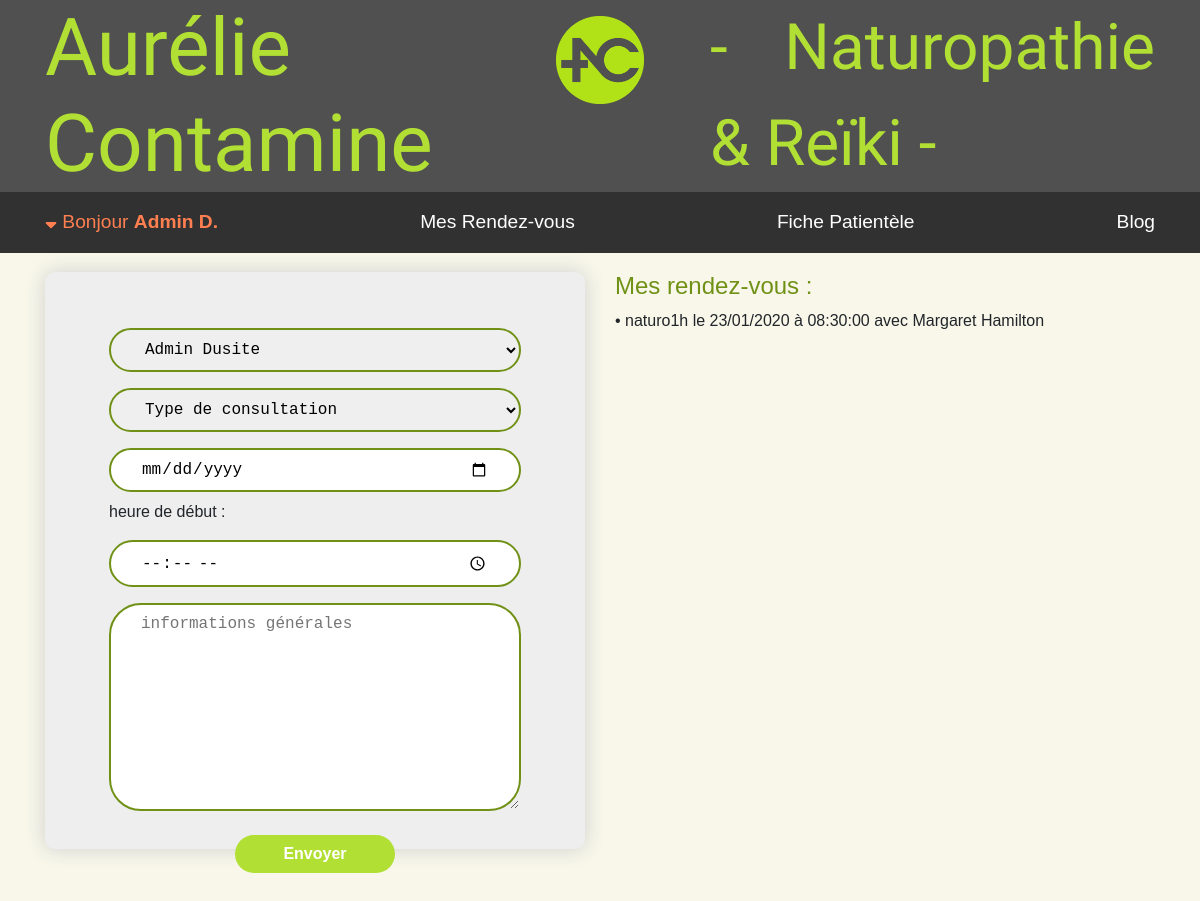
The app's page /php/addAppointment.php (signed in) with its own data.
### tables this page shows
CREATE TABLE `RendezVous` (
  `rdv_id` int(11) NOT NULL,
  `name` varchar(25) NOT NULL,
  `date` date NOT NULL,
  `start_hour` time NOT NULL,
  `content` text NOT NULL,
  `user_id` int(11) NOT NULL
);

CREATE TABLE `User` (
  `user_id` int(11) NOT NULL,
  `email` varchar(50) DEFAULT NULL,
  `password` varchar(100) DEFAULT NULL,
  `firstName` varchar(50) NOT NULL,
  `lastName` varchar(50) NOT NULL,
  `birthday` date DEFAULT NULL,
  `sex` varchar(20) DEFAULT NULL,
  `height` int(3) DEFAULT NULL,
  `weight` int(3) DEFAULT NULL,
  `diet` varchar(50) DEFAULT NULL,
  `phone` varchar(10) DEFAULT NULL,
  `reason` varchar(255) DEFAULT NULL,
  `pathology` text,
  `treatment` text,
  `emunctory` text,
  `other` text
);

### php/addAppointment.php (called while the page is built, shortened)
<?php
include 'classes/bdd.class.php';
include 'classes/rendezVous.class.php';
$date = date("Y-m-d");
$rdvListe = new RendezVous();
$mesRdv = $rdvListe->listAdmin($date);
$bdd = new BDD();
$requete = "SELECT user_id, firstName, lastName FROM User ORDER BY user_id";
$users = $bdd->selectAll($requete,[]);
include 'vue/addAppointment.phtml';

### php/classes/bdd.class.php (called while the page is built, shortened)
<?php
class BDD {
    private $bdd;
    public function __construct (){
        $this->bdd = new PDO (
            'mysql:host=localhost;
            dbname=SiteNaturo;
            charset=utf8',
            'root',
            'root',
            [
                PDO::ATTR_ERRMODE => PDO::ERRMODE_EXCEPTION,
                PDO::ATTR_DEFAULT_FETCH_MODE => PDO::FETCH_ASSOC
            ]
            );
    }
    public function selectAll(string $sql, array $param = []){
        $requete = $this->bdd->prepare($sql);
        $requete->execute($param);
        return $requete->fetchAll();
    }
}

### php/classes/rendezVous.class.php (called while the page is built, shortened)
<?php
class RendezVous {
    public function listAdmin($date){
        $requete = " SELECT *, DATE_FORMAT(date, '%d/%m/%Y') as dateEu, DATE_FORMAT(start_hour, '%Hh%i') as hourEu, NOW() as thisDay FROM RendezVous INNER JOIN User ON User.user_id = RendezVous.user_id WHERE date >= ? ORDER BY date, start_hour";
        return $this->$bdd->selectAll($requete,[$date]);
    }
}

### php/vue/addAppointment.phtml (the view, shortened to what this page needs)
<?php include "templates/head.phtml" ?>
    <body>
    <?php include "templates/headerAdmin.phtml" ?>
        <div class="rouleau">
            <section class="container">
                <h3>AJOUTER UN RENDEZ-VOUS</h3>
                <div class="row">
                    <div class="col-md-6">
                        <form action="addRdv.php" method="POST">
                        <select name="patient" id="patient" requierd>
                            <?php foreach ($users as $user) : ?>
                                <option value="<?=$user['user_id']?>"><?=htmlspecialchars($user['firstName'])." ".htmlspecialchars($user['lastName']) ?></option>
                            <?php endforeach ?>
                        </select>
                        <select name="consultation" id="consultation" requierd>
                            <option value="">Type de consultation</option>
                        </select>
                        <input type="date" id="date" name="date" min=<?=$date?> required>
                        <div>
                            <label for="startTime">heure de début :</label>
                            <input type="time" id="startTime" name="startTime" min="08:00" max="19:00" required>
                        </div>
                        <textarea name="infoG" id="infoG" cols="30" rows="10" placeholder="informations générales"></textarea>
                        <input class="submit" type="submit" value="Envoyer" id="connect">
                        </form>
                    </div>
                    <div class="col-md-6">
                    <h4>Mes rendez-vous :</h4>
                        <?php foreach($mesRdv as $rendezVous): ?>
                            <li> <a href='ficheUser.php?id=<?= $rendezVous['user_id']?>'> &#x2022 <?= htmlspecialchars($rendezVous['name'])?> le <?=$rendezVous['dateEu']?> à <?=$rendezVous['start_hour'] ?> avec <?=htmlspecialchars($rendezVous['firstName'])?> <?=htmlspecialchars($rendezVous['lastName'])?></a></li>
                        <?php endforeach; ?>
                    </div>
                </div>
            </section>
        </div>
    </body>
</html>

### css/style.css (style rules this page uses)
html { scroll-behavior: smooth; }
body { font-family: Arial, Helvetica, sans-serif; font-weight: 500; background-color: rgb(248, 247, 234); }
section { margin-bottom: 5rem; }
a { text-decoration: none; color: inherit; }
li { list-style: none; }
h1,h2,h3 { font-family: 'Amatic SC', cursive; }
h3 { font-size: 2.5rem; color: rgb(112, 145, 22); font-weight: bold; padding-bottom: 1rem; }
.rouleau { margin-top: 200px; }
h4 { color: rgb(112, 145, 22); }
form { padding: 3rem 4rem; display: flex; flex-direction: column; background-color: rgb(238, 238, 238); -moz-box-shadow: 0px 0px 20px 0px #cfcfcf; -webkit-box-shadow: 0px 0px 20px 0px #cfcfcf; -o-box-shadow: 0px 0px 20px 0px #cfcfcf; box-shadow: 0px 0px 20px 0px #cfcfcf; filter:progid:DXImageTransform.Microsoft.Shadow(color=#cfcfcf, Direction=NaN, Strength=20); -moz-border-radius: 10px; -webkit-border-radius: 10px; border-radius: 10px; }
input, textarea, select { width: 100%; font-family: 'Courier New', Courier, monospace; border: 2px solid rgb(112, 145, 22); border-radius: 2rem; margin: 8px 0; padding: 10px 30px; }
.submit { background-color: rgb(178,223,52); color: white; width:10rem; border: none; font-family: Arial, Helvetica, sans-serif; font-weight: 700; justify-content: center; margin: 1rem auto -4.5rem auto; }

### records on screen
rendezvous: name "naturo1h", dateEu "23/01/2020", start_hour "08:30:00", user.firstName "Margaret", user.lastName "Hamilton"

### other values on screen
$userSession->getName() "Admin D."
form field patient "Admin Dusite"
